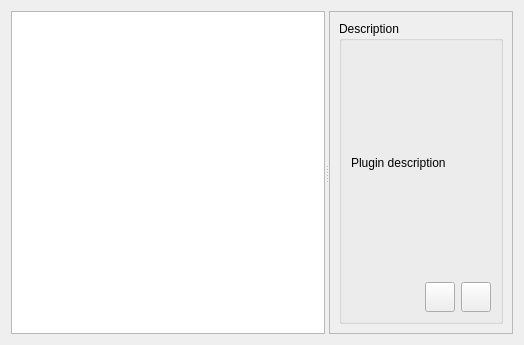
<?xml version="1.0" encoding="UTF-8"?>
<ui version="4.0">
 <class>PluginsPreferencesWidget</class>
 <widget class="QWidget" name="PluginsPreferencesWidget">
  <property name="geometry">
   <rect>
    <x>0</x>
    <y>0</y>
    <width>524</width>
    <height>345</height>
   </rect>
  </property>
  <property name="windowTitle">
   <string/>
  </property>
  <layout class="QVBoxLayout" name="verticalLayout">
   <item>
    <widget class="QSplitter" name="splitter">
     <property name="sizePolicy">
      <sizepolicy hsizetype="Preferred" vsizetype="Preferred">
       <horstretch>0</horstretch>
       <verstretch>0</verstretch>
      </sizepolicy>
     </property>
     <property name="orientation">
      <enum>Qt::Horizontal</enum>
     </property>
     <property name="opaqueResize">
      <bool>true</bool>
     </property>
     <property name="childrenCollapsible">
      <bool>false</bool>
     </property>
     <widget class="QListWidget" name="pluginsList">
      <property name="sizePolicy">
       <sizepolicy hsizetype="Preferred" vsizetype="Preferred">
        <horstretch>0</horstretch>
        <verstretch>0</verstretch>
       </sizepolicy>
      </property>
     </widget>
     <widget class="QScrollArea" name="scrollArea">
      <property name="sizePolicy">
       <sizepolicy hsizetype="Preferred" vsizetype="Preferred">
        <horstretch>0</horstretch>
        <verstretch>0</verstretch>
       </sizepolicy>
      </property>
      <property name="widgetResizable">
       <bool>true</bool>
      </property>
      <widget class="QWidget" name="scrollAreaWidgetContents">
       <property name="geometry">
        <rect>
         <x>0</x>
         <y>0</y>
         <width>174</width>
         <height>331</height>
        </rect>
       </property>
       <layout class="QVBoxLayout" name="verticalLayout_6">
        <item>
         <widget class="QGroupBox" name="pluginDescriptionPanel">
          <property name="sizePolicy">
           <sizepolicy hsizetype="Preferred" vsizetype="Preferred">
            <horstretch>0</horstretch>
            <verstretch>0</verstretch>
           </sizepolicy>
          </property>
          <property name="title">
           <string>Description</string>
          </property>
          <layout class="QVBoxLayout" name="verticalLayout_2">
           <item>
            <widget class="QLabel" name="pluginDescription">
             <property name="text">
              <string>Plugin description</string>
             </property>
             <property name="wordWrap">
              <bool>true</bool>
             </property>
            </widget>
           </item>
           <item>
            <layout class="QHBoxLayout" name="horizontalLayout">
             <item>
              <spacer name="horizontalSpacer">
               <property name="orientation">
                <enum>Qt::Horizontal</enum>
               </property>
               <property name="sizeHint" stdset="0">
                <size>
                 <width>40</width>
                 <height>20</height>
                </size>
               </property>
              </spacer>
             </item>
             <item>
              <widget class="QPushButton" name="copyrightButton">
               <property name="minimumSize">
                <size>
                 <width>30</width>
                 <height>30</height>
                </size>
               </property>
               <property name="maximumSize">
                <size>
                 <width>30</width>
                 <height>30</height>
                </size>
               </property>
               <property name="text">
                <string/>
               </property>
              </widget>
             </item>
             <item>
              <widget class="QPushButton" name="linkButton">
               <property name="minimumSize">
                <size>
                 <width>30</width>
                 <height>30</height>
                </size>
               </property>
               <property name="maximumSize">
                <size>
                 <width>30</width>
                 <height>30</height>
                </size>
               </property>
               <property name="text">
                <string/>
               </property>
              </widget>
             </item>
            </layout>
           </item>
          </layout>
         </widget>
        </item>
       </layout>
      </widget>
     </widget>
    </widget>
   </item>
  </layout>
 </widget>
 <resources/>
 <connections/>
</ui>
